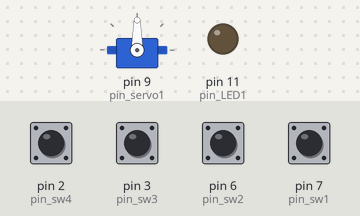
Bench run of a sketch on a simulated Arduino Uno, built with avr-gcc and run on an emulated ATmega328P. On the bench: servo, output pins drawn as LEDs (lit = HIGH). Inputs (shaded band) come from the test bench; at power-on: pin 2 (pin_sw4), pin 3 (pin_sw3), pin 6 (pin_sw2), pin 7 (pin_sw1) HIGH.

Above: at 1.2 s.
1.3 s: pin 2 (pin_sw4) pulled LOW for 1 s
At 2.6 s:
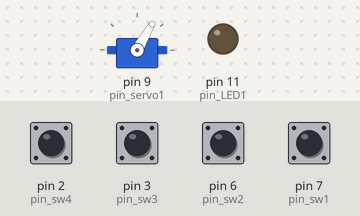
3.8 s: pin 7 (pin_sw1) pulled LOW for 0.15 s
At 5.0 s:
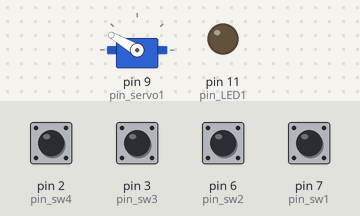
5.4 s: pin 3 (pin_sw3) pulled LOW for 0.15 s
At 6.4 s:
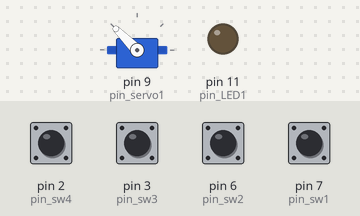
7.0 s: pin 3 (pin_sw3) pulled LOW for 1 s
At 9.1 s:
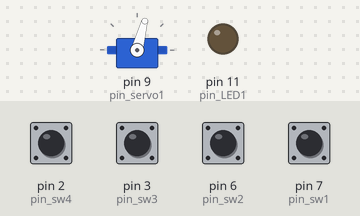
9.5 s: pin 2 (pin_sw4) pulled LOW for 0.15 s
At 10.7 s:
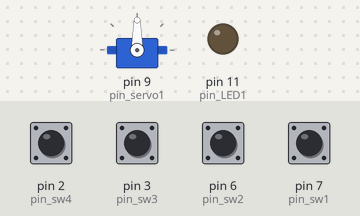
11.1 s: pin 6 (pin_sw2) pulled LOW for 0.15 s
At 11.9 s:
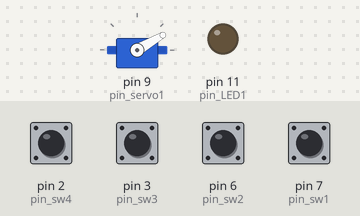
Timing chart, 0 to 13.7 s (numbered marks = the images above; inputs shaded):
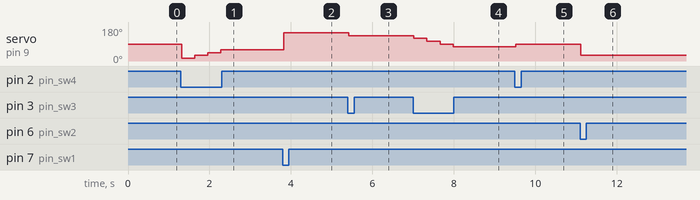

The sketch:

genos_arm.ino
```cpp
#include <Servo.h>
#define pin_servo1 9
#define pin_sw1 7
#define pin_sw2 6
#define pin_sw3 3
#define pin_sw4 2
#define pin_LED1 11 //able PWM
#define MAX_POS 150 //max in angle(0~180)
#define MIN_POS 30 //min in angle(0~180)
#define DELTA 15 //in angle

Servo servo1;  // create servo object to control a servo
                // twelve servo objects can be created on most boards

int pos = 0;    // variable to store the servo position

void setup()
{
  pinMode(pin_sw1, INPUT_PULLUP);
  pinMode(pin_sw2, INPUT_PULLUP);
  pinMode(pin_sw3, INPUT_PULLUP);
  pinMode(pin_sw4, INPUT_PULLUP);
  pinMode(pin_LED1, OUTPUT);

  servo1.attach(pin_servo1);  // attaches the servo on pin 9 to the servo object
  //servo1.attach(9,544,2400); //modify pulse width

}
void loop() {

  if(digitalRead(pin_sw1)==LOW)//move to max position
  {
    delay(20);//debouncing
    servo1.write(MAX_POS);
    pos=MAX_POS;
    delay(800);//time for servo to move
    while(pin_sw1==0);//prevent double movment
  }
  if(digitalRead(pin_sw2)==LOW)//move to max position
  {
    delay(20);//debouncing
    servo1.write(MIN_POS);
    pos=MIN_POS;
    delay(800);//time for servo to move
    while(pin_sw2==0);//prevent double movment
  }
  if(digitalRead(pin_sw3)==LOW)//move to max position
  {
    delay(20);//debouncing
    if(pos-DELTA>0)
    {
      servo1.write(pos-DELTA);
      pos=pos-DELTA;
    }
    delay(300);//time for servo to move
    while(pin_sw3==0);//prevent double movment
  }
  if(digitalRead(pin_sw4)==LOW)//move to max position
  {
    delay(20);//debouncing
    if(pos+DELTA<180)
    {
      servo1.write(pos+DELTA);
      pos=pos+DELTA;
    }
    delay(300);//time for servo to move
    while(pin_sw4==0);//prevent double movment
  }

}
```

Measured:
- after the input at 1.3 s, servo on pin 9 (pin_servo1): 90° → 15° at once, → 30° 0.32 s later, → 45° 0.32 s later, → 60° 0.32 s later
- after the input at 3.8 s, servo on pin 9 (pin_servo1): 60° → 150° at once
- after the input at 5.4 s, servo on pin 9 (pin_servo1): 150° → 135° at once
- after the input at 7.0 s, servo on pin 9 (pin_servo1): 135° → 120° at once, → 105° 0.32 s later, → 90° 0.32 s later, → 75° 0.32 s later
- after the input at 9.5 s, servo on pin 9 (pin_servo1): 75° → 90° at once
- after the input at 11.1 s, servo on pin 9 (pin_servo1): 90° → 30° at once
